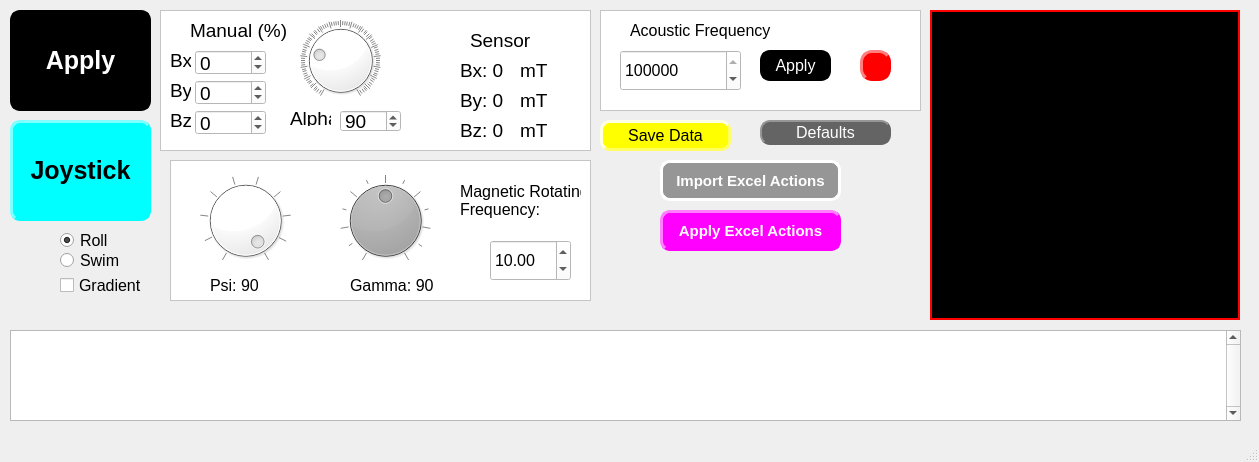
<?xml version="1.0" encoding="UTF-8"?>
<ui version="4.0">
 <class>MainWindow</class>
 <widget class="QMainWindow" name="MainWindow">
  <property name="geometry">
   <rect>
    <x>0</x>
    <y>0</y>
    <width>1259</width>
    <height>462</height>
   </rect>
  </property>
  <property name="font">
   <font>
    <family>Arial</family>
    <pointsize>12</pointsize>
    <italic>false</italic>
    <bold>false</bold>
   </font>
  </property>
  <property name="windowTitle">
   <string>MainWindow</string>
  </property>
  <property name="styleSheet">
   <string notr="true">font-size: 12pt; font: Arial;</string>
  </property>
  <property name="documentMode">
   <bool>false</bool>
  </property>
  <widget class="QWidget" name="centralwidget">
   <widget class="QPlainTextEdit" name="plainTextEdit">
    <property name="geometry">
     <rect>
      <x>10</x>
      <y>330</y>
      <width>1231</width>
      <height>91</height>
     </rect>
    </property>
    <property name="mouseTracking">
     <bool>true</bool>
    </property>
    <property name="styleSheet">
     <string notr="true">font-size: 15pt; font: Arial;</string>
    </property>
    <property name="verticalScrollBarPolicy">
     <enum>Qt::ScrollBarAlwaysOn</enum>
    </property>
    <property name="sizeAdjustPolicy">
     <enum>QAbstractScrollArea::AdjustToContentsOnFirstShow</enum>
    </property>
    <property name="plainText">
     <string/>
    </property>
    <property name="centerOnScroll">
     <bool>false</bool>
    </property>
   </widget>
   <widget class="QPushButton" name="resetdefaultbutton">
    <property name="geometry">
     <rect>
      <x>760</x>
      <y>120</y>
      <width>131</width>
      <height>25</height>
     </rect>
    </property>
    <property name="maximumSize">
     <size>
      <width>300</width>
      <height>25</height>
     </size>
    </property>
    <property name="font">
     <font>
      <family>Arial</family>
      <pointsize>12</pointsize>
      <italic>false</italic>
      <bold>false</bold>
     </font>
    </property>
    <property name="styleSheet">
     <string notr="true">QPushButton {
                color: rgb(255, 255, 255);
                background-color: rgb(100, 100, 100);
                border-style: outset;
                border-width: 2px;
                border-radius: 10px;
                border-color: rgb(100, 100, 100);
                min-width: 1em;
                padding: 1px;
            }
            QPushButton:hover {
                background-color: rgb(200, 200, 200);
                color: rgb(0, 0, 0);
            }
            QPushButton:pressed {
                background-color: rgb(200, 200, 200);
         
                padding-left: 5px;
                padding-top: 5px;
                border-style: inset;
                }</string>
    </property>
    <property name="text">
     <string>Defaults</string>
    </property>
   </widget>
   <widget class="QFrame" name="frame">
    <property name="geometry">
     <rect>
      <x>600</x>
      <y>10</y>
      <width>321</width>
      <height>101</height>
     </rect>
    </property>
    <property name="styleSheet">
     <string notr="true"> color: rgb(0, 0, 0);
 background-color: rgb(255, 255, 255);
</string>
    </property>
    <property name="frameShape">
     <enum>QFrame::StyledPanel</enum>
    </property>
    <property name="frameShadow">
     <enum>QFrame::Raised</enum>
    </property>
    <widget class="QLabel" name="led">
     <property name="geometry">
      <rect>
       <x>260</x>
       <y>40</y>
       <width>31</width>
       <height>31</height>
      </rect>
     </property>
     <property name="styleSheet">
      <string notr="true">
                background-color: rgb(255, 0, 0);
                border-style: outset;
                border-width: 3px;
                border-radius: 12px;
                border-color: rgb(255, 0, 0);
         
                padding: 6px;</string>
     </property>
     <property name="text">
      <string/>
     </property>
    </widget>
    <widget class="QPushButton" name="applyacousticbutton">
     <property name="geometry">
      <rect>
       <x>160</x>
       <y>40</y>
       <width>71</width>
       <height>31</height>
      </rect>
     </property>
     <property name="styleSheet">
      <string notr="true">QPushButton {
                color: rgb(255, 255, 255);
                background-color: rgb(0, 0, 0);
                border-style: outset;
                border-width: 2px;
                border-radius: 10px;
                border-color: rgb(0, 0, 0);
                min-width: 1em;
                padding: 1px;
            }
            QPushButton:hover {
                background-color: rgb(100, 100, 100);
                color: rgb(0, 0, 0);
                border-style: inset;
            }

 		QPushButton:checked {
                color: rgb(255, 255, 255);
                background-color: rgb(255, 0, 0);
                border-style: outset;
                border-width: 2px;
                border-radius: 10px;
                border-color: rgb(200, 0, 0);
                min-width: 1em;
                padding: 1px;
}</string>
     </property>
     <property name="text">
      <string>Apply</string>
     </property>
     <property name="checkable">
      <bool>true</bool>
     </property>
    </widget>
    <widget class="QSpinBox" name="acousticfreq_spinBox">
     <property name="geometry">
      <rect>
       <x>20</x>
       <y>40</y>
       <width>121</width>
       <height>41</height>
      </rect>
     </property>
     <property name="maximum">
      <number>3000000</number>
     </property>
     <property name="singleStep">
      <number>1000</number>
     </property>
     <property name="value">
      <number>1000000</number>
     </property>
    </widget>
    <widget class="QLabel" name="acousticfreqlabel">
     <property name="geometry">
      <rect>
       <x>30</x>
       <y>10</y>
       <width>201</width>
       <height>21</height>
      </rect>
     </property>
     <property name="styleSheet">
      <string notr="true"/>
     </property>
     <property name="text">
      <string>Acoustic Frequency</string>
     </property>
    </widget>
   </widget>
   <widget class="QFrame" name="frame_2">
    <property name="geometry">
     <rect>
      <x>160</x>
      <y>10</y>
      <width>431</width>
      <height>141</height>
     </rect>
    </property>
    <property name="styleSheet">
     <string notr="true"> color: rgb(0, 0, 0);
 background-color: rgb(255, 255, 255);
font-size: 14pt; font: Arial;</string>
    </property>
    <property name="frameShape">
     <enum>QFrame::StyledPanel</enum>
    </property>
    <property name="frameShadow">
     <enum>QFrame::Raised</enum>
    </property>
    <widget class="QLabel" name="bxlabel">
     <property name="geometry">
      <rect>
       <x>300</x>
       <y>50</y>
       <width>61</width>
       <height>21</height>
      </rect>
     </property>
     <property name="text">
      <string>Bx: 0</string>
     </property>
    </widget>
    <widget class="QLabel" name="bzlabel">
     <property name="geometry">
      <rect>
       <x>300</x>
       <y>110</y>
       <width>61</width>
       <height>21</height>
      </rect>
     </property>
     <property name="text">
      <string>Bz: 0</string>
     </property>
    </widget>
    <widget class="QLabel" name="bylabel">
     <property name="geometry">
      <rect>
       <x>300</x>
       <y>80</y>
       <width>61</width>
       <height>21</height>
      </rect>
     </property>
     <property name="text">
      <string>By: 0</string>
     </property>
    </widget>
    <widget class="QLabel" name="label_2">
     <property name="geometry">
      <rect>
       <x>360</x>
       <y>50</y>
       <width>31</width>
       <height>21</height>
      </rect>
     </property>
     <property name="text">
      <string>mT</string>
     </property>
    </widget>
    <widget class="QLabel" name="label_3">
     <property name="geometry">
      <rect>
       <x>360</x>
       <y>80</y>
       <width>31</width>
       <height>21</height>
      </rect>
     </property>
     <property name="text">
      <string>mT</string>
     </property>
    </widget>
    <widget class="QLabel" name="label_4">
     <property name="geometry">
      <rect>
       <x>360</x>
       <y>110</y>
       <width>31</width>
       <height>21</height>
      </rect>
     </property>
     <property name="text">
      <string>mT</string>
     </property>
    </widget>
    <widget class="QLabel" name="label_5">
     <property name="geometry">
      <rect>
       <x>310</x>
       <y>20</y>
       <width>61</width>
       <height>21</height>
      </rect>
     </property>
     <property name="text">
      <string>Sensor</string>
     </property>
    </widget>
    <widget class="QLabel" name="label_6">
     <property name="geometry">
      <rect>
       <x>30</x>
       <y>10</y>
       <width>131</width>
       <height>21</height>
      </rect>
     </property>
     <property name="text">
      <string>Manual (%)</string>
     </property>
    </widget>
    <widget class="QSpinBox" name="manualfieldBx">
     <property name="geometry">
      <rect>
       <x>35</x>
       <y>40</y>
       <width>71</width>
       <height>25</height>
      </rect>
     </property>
     <property name="minimum">
      <number>-100</number>
     </property>
     <property name="maximum">
      <number>100</number>
     </property>
     <property name="value">
      <number>0</number>
     </property>
    </widget>
    <widget class="QSpinBox" name="manualfieldBy">
     <property name="geometry">
      <rect>
       <x>35</x>
       <y>70</y>
       <width>71</width>
       <height>25</height>
      </rect>
     </property>
     <property name="minimum">
      <number>-100</number>
     </property>
     <property name="maximum">
      <number>100</number>
     </property>
     <property name="value">
      <number>0</number>
     </property>
     <property name="displayIntegerBase">
      <number>10</number>
     </property>
    </widget>
    <widget class="QSpinBox" name="manualfieldBz">
     <property name="geometry">
      <rect>
       <x>35</x>
       <y>100</y>
       <width>71</width>
       <height>25</height>
      </rect>
     </property>
     <property name="minimum">
      <number>-100</number>
     </property>
     <property name="maximum">
      <number>100</number>
     </property>
     <property name="value">
      <number>0</number>
     </property>
     <property name="displayIntegerBase">
      <number>10</number>
     </property>
    </widget>
    <widget class="QLabel" name="label_7">
     <property name="geometry">
      <rect>
       <x>10</x>
       <y>40</y>
       <width>21</width>
       <height>21</height>
      </rect>
     </property>
     <property name="text">
      <string>Bx:</string>
     </property>
    </widget>
    <widget class="QLabel" name="label_8">
     <property name="geometry">
      <rect>
       <x>10</x>
       <y>70</y>
       <width>21</width>
       <height>21</height>
      </rect>
     </property>
     <property name="text">
      <string>By:</string>
     </property>
    </widget>
    <widget class="QLabel" name="label_9">
     <property name="geometry">
      <rect>
       <x>10</x>
       <y>100</y>
       <width>21</width>
       <height>21</height>
      </rect>
     </property>
     <property name="text">
      <string>Bz:</string>
     </property>
    </widget>
    <widget class="QDial" name="alphadial">
     <property name="geometry">
      <rect>
       <x>140</x>
       <y>10</y>
       <width>81</width>
       <height>81</height>
      </rect>
     </property>
     <property name="minimum">
      <number>0</number>
     </property>
     <property name="maximum">
      <number>360</number>
     </property>
     <property name="value">
      <number>90</number>
     </property>
     <property name="notchesVisible">
      <bool>true</bool>
     </property>
    </widget>
    <widget class="QSpinBox" name="alphaspinBox">
     <property name="geometry">
      <rect>
       <x>180</x>
       <y>100</y>
       <width>61</width>
       <height>22</height>
      </rect>
     </property>
     <property name="maximum">
      <number>360</number>
     </property>
     <property name="value">
      <number>90</number>
     </property>
    </widget>
    <widget class="QLabel" name="manualalphalabel">
     <property name="geometry">
      <rect>
       <x>130</x>
       <y>100</y>
       <width>41</width>
       <height>16</height>
      </rect>
     </property>
     <property name="text">
      <string>Alpha:</string>
     </property>
    </widget>
    <zorder>bzlabel</zorder>
    <zorder>bxlabel</zorder>
    <zorder>bylabel</zorder>
    <zorder>label_2</zorder>
    <zorder>label_3</zorder>
    <zorder>label_4</zorder>
    <zorder>label_5</zorder>
    <zorder>label_6</zorder>
    <zorder>manualfieldBx</zorder>
    <zorder>manualfieldBy</zorder>
    <zorder>manualfieldBz</zorder>
    <zorder>label_7</zorder>
    <zorder>label_8</zorder>
    <zorder>label_9</zorder>
    <zorder>alphadial</zorder>
    <zorder>alphaspinBox</zorder>
    <zorder>manualalphalabel</zorder>
   </widget>
   <widget class="QLabel" name="magneticfieldsimlabel">
    <property name="geometry">
     <rect>
      <x>930</x>
      <y>10</y>
      <width>310</width>
      <height>310</height>
     </rect>
    </property>
    <property name="styleSheet">
     <string notr="true">background-color: rgb(0,0,0); border:2px solid rgb(255, 0, 0); </string>
    </property>
    <property name="text">
     <string/>
    </property>
   </widget>
   <widget class="QPushButton" name="savedatabutton">
    <property name="geometry">
     <rect>
      <x>600</x>
      <y>120</y>
      <width>131</width>
      <height>31</height>
     </rect>
    </property>
    <property name="styleSheet">
     <string notr="true">QPushButton {
                color: rgb(0, 0, 0);
                background-color: rgb(255, 255, 0);
                border-style: outset;
                border-width: 3px;
                border-radius: 10px;
                border-color: rgb(255, 255, 100);
                min-width: 1em;
                padding: 6px;
            }
            QPushButton:hover {
                background-color: rgb(255, 255, 200);
                color: rgb(0, 0, 0);
            }
            QPushButton:pressed {
                background-color: red;
                border: 2px solid red;
                padding-left: 5px;
                padding-top: 5px;
                border-style: inset;
                }</string>
    </property>
    <property name="text">
     <string>Save Data</string>
    </property>
    <property name="checkable">
     <bool>true</bool>
    </property>
   </widget>
   <widget class="QFrame" name="frame_4">
    <property name="geometry">
     <rect>
      <x>170</x>
      <y>160</y>
      <width>421</width>
      <height>141</height>
     </rect>
    </property>
    <property name="styleSheet">
     <string notr="true"> color: rgb(0, 0, 0);
 background-color: rgb(255, 255, 255);
</string>
    </property>
    <property name="frameShape">
     <enum>QFrame::StyledPanel</enum>
    </property>
    <property name="frameShadow">
     <enum>QFrame::Raised</enum>
    </property>
    <widget class="QDial" name="psidial">
     <property name="geometry">
      <rect>
       <x>30</x>
       <y>10</y>
       <width>91</width>
       <height>101</height>
      </rect>
     </property>
     <property name="styleSheet">
      <string notr="true">QDial
    {
        background-color:QLinearGradient( 
            x1: 0.177, y1: 0.004, x2: 0.831, y2: 0.911, 
            stop: 0 white, 
            stop: 0.061 white, 
            stop: 0.066 lightgray, 
            stop: 0.5 #242424, 
            stop: 0.505 #000000,
            stop: 0.827 #040404,
            stop: 0.966 #292929,
            stop: 0.983 #2e2e2e
        );
    }</string>
     </property>
     <property name="minimum">
      <number>1</number>
     </property>
     <property name="maximum">
      <number>90</number>
     </property>
     <property name="singleStep">
      <number>5</number>
     </property>
     <property name="value">
      <number>90</number>
     </property>
     <property name="notchTarget">
      <double>10.000000000000000</double>
     </property>
     <property name="notchesVisible">
      <bool>true</bool>
     </property>
    </widget>
    <widget class="QLabel" name="gammalabel">
     <property name="geometry">
      <rect>
       <x>180</x>
       <y>115</y>
       <width>121</width>
       <height>20</height>
      </rect>
     </property>
     <property name="text">
      <string>Gamma: 90</string>
     </property>
    </widget>
    <widget class="QLabel" name="psilabel">
     <property name="geometry">
      <rect>
       <x>40</x>
       <y>115</y>
       <width>91</width>
       <height>21</height>
      </rect>
     </property>
     <property name="text">
      <string>Psi: 90</string>
     </property>
    </widget>
    <widget class="QDial" name="gammadial">
     <property name="geometry">
      <rect>
       <x>170</x>
       <y>10</y>
       <width>91</width>
       <height>101</height>
      </rect>
     </property>
     <property name="font">
      <font>
       <family>Arial</family>
       <pointsize>12</pointsize>
       <italic>false</italic>
       <bold>false</bold>
      </font>
     </property>
     <property name="styleSheet">
      <string notr="true">QDial {
    background-color: qconicalgradient(cx:0.5, cy:0.5, angle:90, stop:0 #1a5276, stop:0.3 #2980b9, stop:0.7 #3498db, stop:1 #1a5276);
    border: 2px solid #1a5276;
    padding: 5px;
}

QDial::handle {
    background-color: qconicalgradient(cx:0.5, cy:0.5, angle:90, stop:0 #f39c12, stop:0.3 #f1c40f, stop:0.7 #f39c12, stop:1 #f1c40f);
    border: 2px solid #e67e22;
    width: 20px;
    height: 20px;
    border-radius: 10px;
    margin: -5px;
}
</string>
     </property>
     <property name="maximum">
      <number>180</number>
     </property>
     <property name="singleStep">
      <number>5</number>
     </property>
     <property name="pageStep">
      <number>10</number>
     </property>
     <property name="value">
      <number>90</number>
     </property>
     <property name="orientation">
      <enum>Qt::Horizontal</enum>
     </property>
     <property name="wrapping">
      <bool>false</bool>
     </property>
     <property name="notchTarget">
      <double>10.000000000000000</double>
     </property>
     <property name="notchesVisible">
      <bool>true</bool>
     </property>
    </widget>
    <widget class="QDoubleSpinBox" name="magneticfrequencydial">
     <property name="geometry">
      <rect>
       <x>320</x>
       <y>80</y>
       <width>81</width>
       <height>41</height>
      </rect>
     </property>
     <property name="decimals">
      <number>2</number>
     </property>
     <property name="maximum">
      <double>60.000000000000000</double>
     </property>
     <property name="value">
      <double>10.000000000000000</double>
     </property>
    </widget>
    <widget class="QLabel" name="rollingfrequencylabel">
     <property name="geometry">
      <rect>
       <x>290</x>
       <y>10</y>
       <width>121</width>
       <height>61</height>
      </rect>
     </property>
     <property name="text">
      <string>Magnetic Rotating 
Frequency:</string>
     </property>
    </widget>
   </widget>
   <widget class="QPushButton" name="joystickbutton">
    <property name="geometry">
     <rect>
      <x>10</x>
      <y>120</y>
      <width>141</width>
      <height>101</height>
     </rect>
    </property>
    <property name="styleSheet">
     <string notr="true">QPushButton {
                color: rgb(0, 0, 0);
                background-color: rgb(0, 255, 255);
                border-style: outset;
                border-width: 3px;
                border-radius: 10px;
                border-color: rgb(0, 255, 255);
                min-width: 1em;
                padding: 6px;
                font: bold 25px;
            }
      
            QPushButton:checked {
                color: rgb(0, 0, 0);
                background-color: rgb(255, 0, 0);
                border-style: inset;
                border-width: 3px;
                border-radius: 10px;
                border-color: rgb(255, 0, 0);
                font: bold 25px;
                min-width: 1em;
			  padding-left: 5px;
                padding-top: 5px;
               
            }
            QPushButton:hover {
                background-color: rgb(100, 100, 100);
                color: rgb(255, 255, 255);
                border-color: rgb(100, 100, 100);
                padding-left: 5px;
                padding-top: 5px;
            }</string>
    </property>
    <property name="text">
     <string>Joystick</string>
    </property>
    <property name="checkable">
     <bool>true</bool>
    </property>
   </widget>
   <widget class="QPushButton" name="manualapplybutton">
    <property name="geometry">
     <rect>
      <x>10</x>
      <y>10</y>
      <width>141</width>
      <height>101</height>
     </rect>
    </property>
    <property name="styleSheet">
     <string notr="true">QPushButton {
                color: rgb(255, 255, 255);
                background-color: rgb(0, 0, 0);
                border-style: outset;
                border-width: 3px;
                border-radius: 10px;
                border-color: rgb(0, 0, 0);
                min-width: 1em;
                padding: 6px;
                font: bold 25px;
            }
      
            QPushButton:checked {
                color: rgb(0, 0, 0);
                background-color: rgb(255, 0, 0);
                border-style: inset;
                border-width: 3px;
                border-radius: 10px;
                border-color: rgb(255, 0, 0);
                font: bold 25px;
                min-width: 1em;
			  padding-left: 5px;
                padding-top: 5px;
               
            }
            QPushButton:hover {
                background-color: rgb(100, 100, 100);
                color: rgb(255, 255, 255);
                border-color: rgb(100, 100, 100);
                padding-left: 5px;
                padding-top: 5px;
            }</string>
    </property>
    <property name="text">
     <string>Apply</string>
    </property>
    <property name="checkable">
     <bool>true</bool>
    </property>
   </widget>
   <widget class="QRadioButton" name="swimradio">
    <property name="geometry">
     <rect>
      <x>60</x>
      <y>250</y>
      <width>91</width>
      <height>20</height>
     </rect>
    </property>
    <property name="text">
     <string>Swim</string>
    </property>
   </widget>
   <widget class="QRadioButton" name="rollradio">
    <property name="geometry">
     <rect>
      <x>60</x>
      <y>230</y>
      <width>81</width>
      <height>21</height>
     </rect>
    </property>
    <property name="font">
     <font>
      <pointsize>12</pointsize>
      <italic>false</italic>
      <bold>false</bold>
     </font>
    </property>
    <property name="text">
     <string>Roll</string>
    </property>
    <property name="checked">
     <bool>true</bool>
    </property>
   </widget>
   <widget class="QCheckBox" name="gradient_status_checkbox">
    <property name="geometry">
     <rect>
      <x>60</x>
      <y>270</y>
      <width>91</width>
      <height>31</height>
     </rect>
    </property>
    <property name="text">
     <string>Gradient</string>
    </property>
   </widget>
   <widget class="QPushButton" name="import_excel_actions">
    <property name="geometry">
     <rect>
      <x>660</x>
      <y>160</y>
      <width>181</width>
      <height>41</height>
     </rect>
    </property>
    <property name="styleSheet">
     <string notr="true">QPushButton {
                color: rgb(255, 255, 255);
                background-color: rgb(150, 150, 150);
                border-style: outset;
                border-width: 3px;
                border-radius: 10px;
                border-color: rgb(150, 150 150);
                min-width: 1em;
                padding: 6px;
                font: bold 15px;
            }

            QPushButton:hover {
                background-color: rgb(100, 100, 100);
                color: rgb(255, 255, 255);
                border-color: rgb(100, 100, 100);
                padding-left: 5px;
                padding-top: 5px;
            }</string>
    </property>
    <property name="text">
     <string>Import Excel Actions</string>
    </property>
    <property name="checkable">
     <bool>true</bool>
    </property>
   </widget>
   <widget class="QPushButton" name="apply_actions">
    <property name="geometry">
     <rect>
      <x>660</x>
      <y>210</y>
      <width>181</width>
      <height>41</height>
     </rect>
    </property>
    <property name="font">
     <font>
      <pointsize>-1</pointsize>
      <italic>false</italic>
      <bold>true</bold>
     </font>
    </property>
    <property name="styleSheet">
     <string notr="true">QPushButton {
                color: rgb(255, 255,255);
                background-color: rgb(255, 0, 255);
                border-style: outset;
                border-width: 3px;
                border-radius: 10px;
                border-color: rgb(255, 0, 255);
                min-width: 1em;
                padding: 6px;
                font: bold 15px;
            }
      
            QPushButton:checked {
                color: rgb(0, 0, 0);
                background-color: rgb(255, 0, 0);
                border-style: inset;
                border-width: 3px;
                border-radius: 10px;
                border-color: rgb(255, 0, 0);
                font: bold 16px;
                min-width: 1em;
			  padding-left: 5px;
                padding-top: 5px;
               
            }
            QPushButton:hover {
                background-color: rgb(100, 100, 100);
                color: rgb(255, 255, 255);
                border-color: rgb(100, 100, 100);
                padding-left: 5px;
                padding-top: 5px;
            }</string>
    </property>
    <property name="text">
     <string>Apply Excel Actions</string>
    </property>
    <property name="checkable">
     <bool>true</bool>
    </property>
   </widget>
  </widget>
  <widget class="QStatusBar" name="statusbar"/>
  <action name="actiondock">
   <property name="text">
    <string>dock</string>
   </property>
   <property name="menuRole">
    <enum>QAction::NoRole</enum>
   </property>
  </action>
 </widget>
 <resources/>
 <connections/>
</ui>
